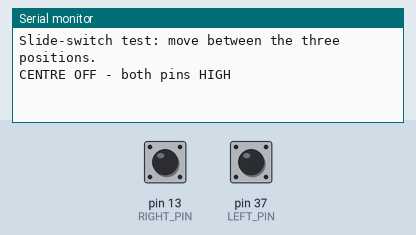
Simulated run of this sketch. Board: Arduino Mega 2560, built with avr-gcc and run on an emulated ATmega2560. Parts: the last lines printed to the serial monitor. Inputs (shaded band) come from the test bench; at power-on: pin 13 (RIGHT_PIN) HIGH, pin 37 (LEFT_PIN) HIGH.

Above: at 1.2 s.
1.3 s: pin 13 (RIGHT_PIN) pulled LOW for 0.15 s
At 1.46 s:
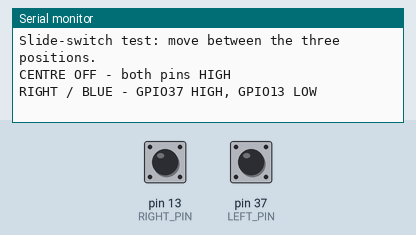
2.9 s: pin 37 (LEFT_PIN) pulled LOW for 0.15 s
At 3.06 s:
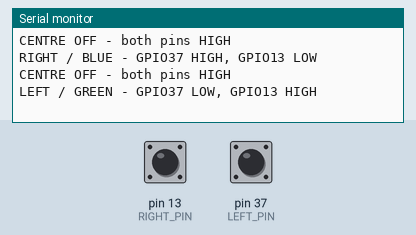
4.5 s: pin 13 (RIGHT_PIN) driven LOW and pin 37 (LEFT_PIN) driven LOW
At 5.2 s:
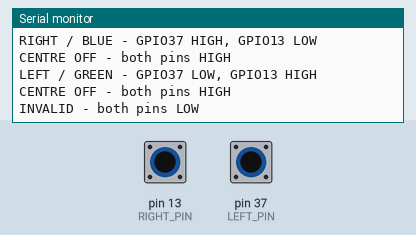

The sketch:

SlideSwitchTest01.ino
```cpp
#include <Arduino.h>

const int LEFT_PIN = 37, RIGHT_PIN = 13;
const unsigned long DEBOUNCE_MS = 30;
uint8_t rawState, stableState;
unsigned long changedAt = 0;

uint8_t readSwitch() {
  return (digitalRead(LEFT_PIN) == LOW ? 1 : 0) |
         (digitalRead(RIGHT_PIN) == LOW ? 2 : 0);
}

void printPosition() {
  switch (stableState) {
    case 0: Serial.println("CENTRE OFF - both pins HIGH"); break;
    case 1: Serial.println("LEFT / GREEN - GPIO37 LOW, GPIO13 HIGH"); break;
    case 2: Serial.println("RIGHT / BLUE - GPIO37 HIGH, GPIO13 LOW"); break;
    case 3: Serial.println("INVALID - both pins LOW"); break;
  }
}

void setup() {
  Serial.begin(115200);
  pinMode(LEFT_PIN, INPUT_PULLUP);
  pinMode(RIGHT_PIN, INPUT_PULLUP);
  rawState = stableState = readSwitch();
  Serial.println("Slide-switch test: move between the three positions.");
  printPosition();
}

void loop() {
  uint8_t reading = readSwitch();
  unsigned long now = millis();

  if (reading != rawState) {
    rawState = reading;
    changedAt = now;
  }

  if (rawState != stableState && now - changedAt >= DEBOUNCE_MS) {
    stableState = rawState;
    printPosition();
  }
}
```

Measured:
- after the input at 1.3 s, the serial monitor: prints a new line at once (image 1)
- after the input at 2.9 s, the serial monitor: prints a new line at once (image 2)
- after the input at 4.5 s, the serial monitor: prints a new line at once (image 3)
